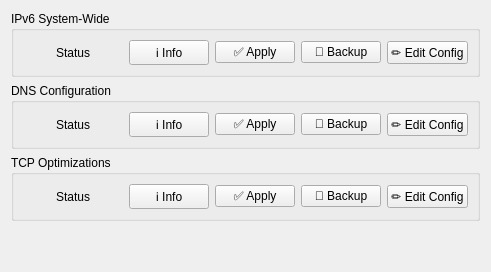
          <widget class="QWidget" name="networkTweaksTab">
           <attribute name="title">
            <string>🌐 Network</string>
           </attribute>
           <layout class="QVBoxLayout" name="networkTweaksLayout">
            <item>
             <widget class="QGroupBox" name="ipv6GroupBox">
              <property name="title">
               <string>IPv6 System-Wide</string>
              </property>
              <layout class="QHBoxLayout" name="ipv6Layout">
               <item>
                <widget class="QLabel" name="ipv6StatusLabel">
                 <property name="minimumSize">
                  <size>
                   <width>100</width>
                   <height>0</height>
                  </size>
                 </property>
                 <property name="maximumSize">
                  <size>
                   <width>100</width>
                   <height>16777215</height>
                  </size>
                 </property>
                 <property name="text">
                  <string>Status</string>
                 </property>
                 <property name="alignment">
                  <set>Qt::AlignCenter</set>
                 </property>
                </widget>
               </item>
               <item>
                <widget class="QPushButton" name="ipv6Toggle">
                 <property name="text">
                  <string>ℹ️ Info</string>
                 </property>
                </widget>
               </item>
               <item>
                <widget class="QPushButton" name="ipv6ApplyButton">
                 <property name="text">
                  <string>✅ Apply</string>
                 </property>
                </widget>
               </item>
               <item>
                <widget class="QPushButton" name="ipv6BackupButton">
                 <property name="text">
                  <string>💾 Backup</string>
                 </property>
                </widget>
               </item>
               <item>
                <widget class="QPushButton" name="ipv6ConfigButton">
                 <property name="text">
                  <string>✏️ Edit Config</string>
                 </property>
                </widget>
               </item>
              </layout>
             </widget>
            </item>
            <item>
             <widget class="QGroupBox" name="dnsGroupBox">
              <property name="title">
               <string>DNS Configuration</string>
              </property>
              <layout class="QHBoxLayout" name="dnsLayout">
               <item>
                <widget class="QLabel" name="dnsStatusLabel">
                 <property name="minimumSize">
                  <size>
                   <width>100</width>
                   <height>0</height>
                  </size>
                 </property>
                 <property name="maximumSize">
                  <size>
                   <width>100</width>
                   <height>16777215</height>
                  </size>
                 </property>
                 <property name="text">
                  <string>Status</string>
                 </property>
                 <property name="alignment">
                  <set>Qt::AlignCenter</set>
                 </property>
                </widget>
               </item>
               <item>
                <widget class="QPushButton" name="dnsToggle">
                 <property name="text">
                  <string>ℹ️ Info</string>
                 </property>
                </widget>
               </item>
               <item>
                <widget class="QPushButton" name="dnsApplyButton">
                 <property name="text">
                  <string>✅ Apply</string>
                 </property>
                </widget>
               </item>
               <item>
                <widget class="QPushButton" name="dnsBackupButton">
                 <property name="text">
                  <string>💾 Backup</string>
                 </property>
                </widget>
               </item>
               <item>
                <widget class="QPushButton" name="dnsConfigButton">
                 <property name="text">
                  <string>✏️ Edit Config</string>
                 </property>
                </widget>
               </item>
              </layout>
             </widget>
            </item>
            <item>
             <widget class="QGroupBox" name="tcpOptimizationsGroupBox">
              <property name="title">
               <string>TCP Optimizations</string>
              </property>
              <layout class="QHBoxLayout" name="tcpOptimizationsLayout">
               <item>
                <widget class="QLabel" name="tcpOptimizationsStatusLabel">
                 <property name="minimumSize">
                  <size>
                   <width>100</width>
                   <height>0</height>
                  </size>
                 </property>
                 <property name="maximumSize">
                  <size>
                   <width>100</width>
                   <height>16777215</height>
                  </size>
                 </property>
                 <property name="text">
                  <string>Status</string>
                 </property>
                 <property name="alignment">
                  <set>Qt::AlignCenter</set>
                 </property>
                </widget>
               </item>
               <item>
                <widget class="QPushButton" name="tcpOptimizationsToggle">
                 <property name="text">
                  <string>ℹ️ Info</string>
                 </property>
                </widget>
               </item>
               <item>
                <widget class="QPushButton" name="tcpOptimizationsApplyButton">
                 <property name="text">
                  <string>✅ Apply</string>
                 </property>
                </widget>
               </item>
               <item>
                <widget class="QPushButton" name="tcpOptimizationsBackupButton">
                 <property name="text">
                  <string>💾 Backup</string>
                 </property>
                </widget>
               </item>
               <item>
                <widget class="QPushButton" name="tcpOptimizationsConfigButton">
                 <property name="text">
                  <string>✏️ Edit Config</string>
                 </property>
                </widget>
               </item>
              </layout>
             </widget>
            </item>
            <item>
             <spacer>
              <property name="orientation">
               <enum>Qt::Orientation::Vertical</enum>
              </property>
              <property name="sizeHint" stdset="0">
               <size>
                <width>20</width>
                <height>40</height>
               </size>
              </property>
             </spacer>
            </item>
           </layout>
          </widget>
